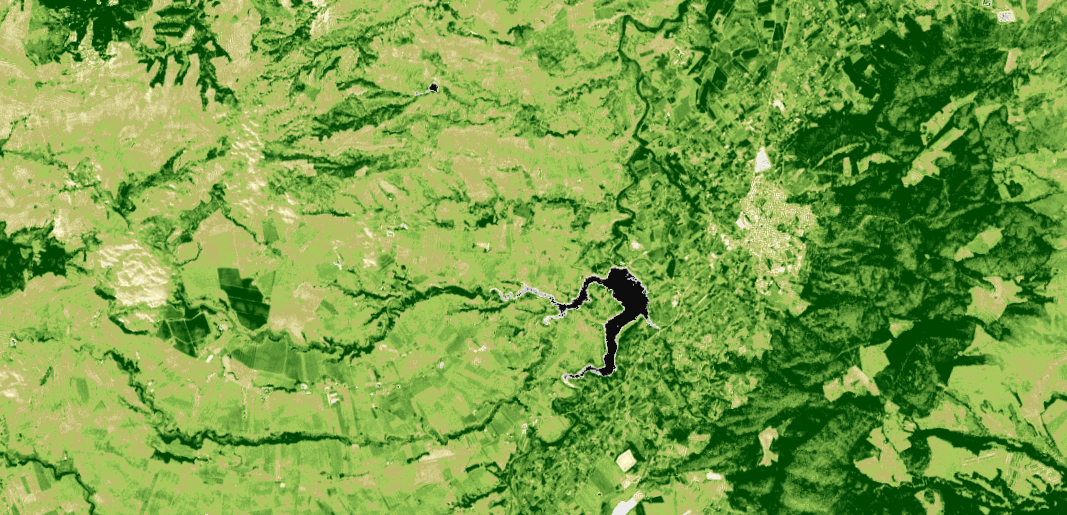
#> input picture src-img/agro-murcia.webp, 3200 x 1545 px (shown at 1/3 size); its folder holds only this picture in this run
$ python optimize_images.py
#> lines starting #> are read from the running program, lines starting #| are printed output that depends on the picture
"""Genera variantes responsive (AVIF + WebP) de las imágenes originales.

Uso:
    python scripts/optimize_images.py

Lee los originales de `src-img/` y escribe en `public/img/`:
    <nombre>-<ancho>.avif / <nombre>-<ancho>.webp
y genera `src/app/core/data/image-manifest.ts` (dimensiones + anchos) para
que el componente <app-picture> construya srcset/sizes sin adivinar.
Nunca amplía: si el original es más pequeño que un ancho, ese ancho se omite.
Añadir una imagen nueva = soltarla en `src-img/` y relanzar el script.
"""
from pathlib import Path

from PIL import Image, ImageOps

ROOT = Path(__file__).resolve().parent.parent
SRC = ROOT / "src-img"
OUT = ROOT / "public" / "img"
MANIFEST = ROOT / "src" / "app" / "core" / "data" / "image-manifest.ts"

# Anchos por defecto y excepciones por imagen
DEFAULT_WIDTHS = (480, 960, 1600)
WIDTHS = {
    "avatar": (192, 384, 640),
}
QUALITY = {"webp": 78, "avif": 55}


def variants(name: str, img: Image.Image):
    widths = WIDTHS.get(name, DEFAULT_WIDTHS)
    usable = [w for w in widths if w <= img.width] or [img.width]
    for w in usable:
        h = round(img.height * w / img.width)
        yield w, img.resize((w, h), Image.LANCZOS)


def main() -> None:
    OUT.mkdir(parents=True, exist_ok=True)
    Image.MAX_IMAGE_PIXELS = None
    manifest: dict[str, tuple[int, int, list[int]]] = {}
    for path in sorted(SRC.iterdir()):
        if path.suffix.lower() not in {".png", ".jpg", ".jpeg", ".webp"}:
            continue
        name = path.stem
        img = ImageOps.exif_transpose(Image.open(path))
#> img is the input picture: PIL image 3200x1545 RGB; mean R, G, B 121.4, 160.6, 70.4
        img = img.convert("RGBA" if img.mode in ("RGBA", "LA", "P") else "RGB")
        if name == "og-cover":  # imagen para redes sociales: solo JPG 1200×630
            img.convert("RGB").save(OUT / "og-cover.jpg", "JPEG", quality=85, optimize=True)
            continue
        widths: list[int] = []
        for w, im in variants(name, img):
            widths.append(w)
            for fmt, q in QUALITY.items():
                dst = OUT / f"{name}-{w}.{fmt}"
                im.save(dst, fmt.upper(), quality=q, method=6) if fmt == "webp" else im.save(dst, fmt.upper(), quality=q)
                print(f"{dst.relative_to(ROOT)}  {dst.stat().st_size // 1024} KB")
#> this loop made 1 pass
#> w on pass 1: 480
#| public/img/agro-murcia-480.webp  35 KB
#> pass 1, in main, `im.save(dst, fmt.upper(), quality=q, method=6) if fmt == "webp" else i..`:
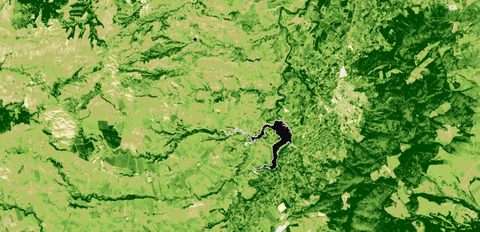
#> saved as agro-murcia-480.webp: PIL image 480x232 RGB; mean R, G, B 121.5, 160.6, 70.5
#> after the loop, widths = [480]
        manifest[name] = (img.width, img.height, widths)

    write_manifest(manifest)


def write_manifest(manifest) -> None:
    lines = [
        "// Generado por scripts/optimize_images.py — no editar a mano.",
        "export interface ImageMeta { readonly w: number; readonly h: number; readonly widths: readonly number[]; }",
        "",
        "export const IMAGE_MANIFEST = {",
    ]
    for name, (w, h, widths) in sorted(manifest.items()):
        lines.append(f"  '{name}': {{ w: {w}, h: {h}, widths: [{', '.join(map(str, widths))}] }},")
    lines += ["} as const satisfies Record<string, ImageMeta>;", "", "export type ImageName = keyof typeof IMAGE_MANIFEST;", ""]
    MANIFEST.parent.mkdir(parents=True, exist_ok=True)
    MANIFEST.write_text("\n".join(lines), encoding="utf-8")
    print(f"manifest → {MANIFEST.relative_to(ROOT)}")


if __name__ == "__main__":
#> (the run stopped early here; a loop or call above may not have finished)
